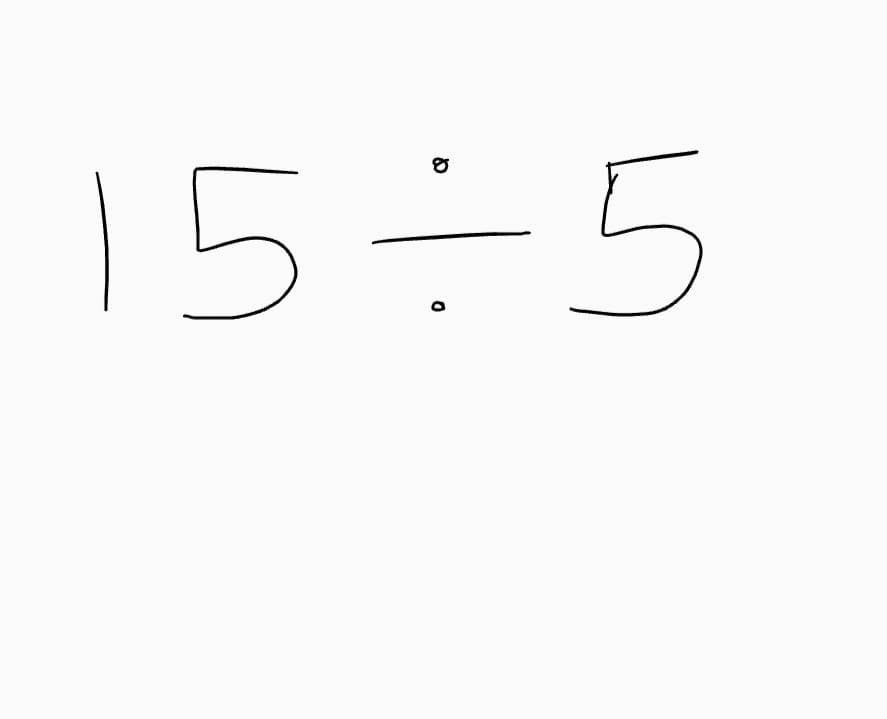
#> input picture Math/equation_images/ldivp.jpg, 887 x 719 px
$ python -i segment.py   (imports and definitions only)
#> lines starting #> are read from the running program, lines starting #| are printed output that depends on the picture; after the words box and inside, x2 and y2 are one past the last pixel; in counts of white or black regions, pixels touching at a corner belong together
import cv2

def getOverlap(a, b):
     return max(0, min(a[1], b[1]) - max(a[0], b[0]))

def detect_contours(img_path):
    # Given an image path, output bounding box coordinates of an image
#> called with img_path = 'equation_images/ldivp.jpg'
    input_image = cv2.imread(img_path, 0) # Load a greyscale image
#> input_image is the input picture: shape (719, 887); min 0, max 255, mean 248.4

    # Make a copy to draw bounding box
    input_image_cpy = input_image.copy()

    # Convert the grayscale image to binary (image binarization opencv python), then invert
    binarized = cv2.adaptiveThreshold(input_image_cpy,255,cv2.ADAPTIVE_THRESH_MEAN_C, cv2.THRESH_BINARY,11,2)
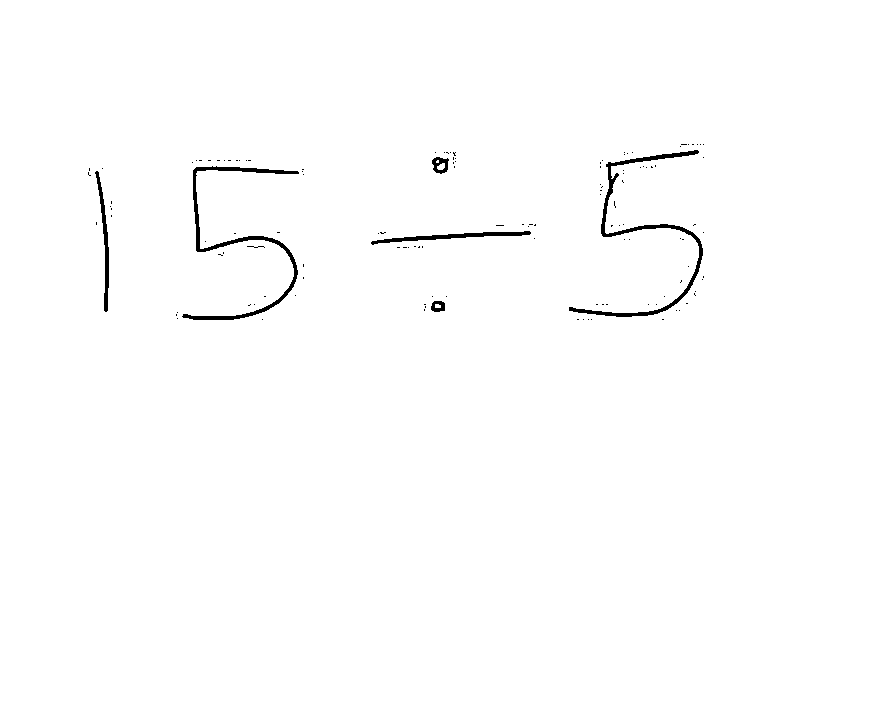
#> binarized: shape (719, 887); 99.2% white; 130 black regions (124 under 20 px), largest, box (x1, y1, x2, y2) and area: (569, 150, 703, 317) 1684, (182, 166, 299, 320) 1624, (371, 231, 531, 245) 633, (95, 171, 109, 312) 536, (432, 157, 449, 174) 168, (431, 301, 445, 312) 111
    inverted_binary_img = ~binarized
#> inverted_binary_img: shape (719, 887); 0.79% white; 130 white regions (124 under 20 px)

    # Detect contours
    # hierarchy variable contains information about the relationship between each contours
    contours_list, hierarchy = cv2.findContours(inverted_binary_img,
                                           cv2.RETR_TREE,
                                           cv2.CHAIN_APPROX_SIMPLE) # Find contours
#> contours_list = 133 contours, 125 with area under 20; largest, box (x1, y1, x2, y2) and area: (569, 150, 703, 317) 1252, (182, 166, 299, 320) 1204, (371, 231, 531, 245) 472, (95, 171, 109, 312) 394, (432, 157, 449, 174) 192, (431, 301, 445, 312) 113, (436, 162, 446, 171) 53, (434, 303, 442, 309) 30
    # Detect contours
    l = []
    for c in contours_list:
        x, y, w, h = cv2.boundingRect(c)
        l.append([x, y, w, h])
#> this loop made 133 passes
#> (x, y, w, h) on passes 2, 3, 4, 6, 7, 9, 10, 11, 14, 15, 20, 23: (591, 319, 1, 1), (588, 319, 1, 1), (583, 319, 1, 1), (262, 319, 1, 1), (177, 318, 1, 1), (177, 312, 1, 1), (679, 310, 1, 1), (676, 310, 1, 1), (656, 304, 1, 1), (648, 304, 1, 1), (254, 304, 1, 1), (431, 301, 14, 11)
#> (c, x, y, w, h) on passes 1, 5, 8, 12, 13, 16: ([[662, 319], [663, 319]], 662, 319, 2, 1), ([[577, 319], [578, 319]], 577, 319, 2, 1), ([[176, 314], [176, 315]], 176, 314, 1, 2), ([[424, 309], [424, 310]], 424, 309, 1, 2), ([[425, 306], [425, 307]], 425, 306, 1, 2), ([[606, 304], [607, 304]], 606, 304, 2, 1)
#> after the loop, l = 133 items, first 6: [662, 319, 2, 1], [591, 319, 1, 1], [588, 319, 1, 1], [583, 319, 1, 1], [577, 319, 2, 1], [262, 319, 1, 1]
    # Check whether any overlapping rectangles. We do this in a way such that we only compare each box once with all other boxes.
    lcopy = l.copy()
#> lcopy has the same summary as l
    keep = []
    while len(lcopy) != 0:
        curr_x, curr_y, curr_w, curr_h = lcopy.pop(0) # Look at next box
        if curr_w * curr_h < 30: # remove very small boxes
            continue
        throw = []
        for i, (x, y, w, h) in enumerate(lcopy):
            curr_interval = [curr_x, curr_x+curr_w]
            next_interval = [x, x+w]
            if getOverlap(curr_interval, next_interval) > 1 : # more than 3 pixels overlap, this is arbitrary
                # Merge the two intervals
                new_interval_x = [min(curr_x, x), max(curr_x+curr_w, x+w)]
                new_interval_y = [min(curr_y, y), max(curr_y+curr_h, y+h)]
                newx, neww = new_interval_x[0], new_interval_x[1] - new_interval_x[0]
                newy, newh = new_interval_y[0], new_interval_y[1] - new_interval_y[0]
                curr_x, curr_y, curr_w, curr_h = newx, newy, neww, newh
                throw.append(i) # Mark this box to throw away later, since it has now been merged with current box
        for ind in sorted(throw, reverse=True): # Sort in reverse order otherwise we will pop incorrectly
            lcopy.pop(ind)
        keep.append([curr_x, curr_y, curr_w, curr_h]) # Keep the current box we are comparing against
#> this loop made 114 passes
#> after the loop, keep = [[371, 152, 162, 160], [182, 160, 117, 160], [95, 171, 14, 141], [569, 144, 134, 173]]; lcopy = []
    return keep

>>> result = detect_contours('equation_images/ldivp.jpg')
#> result has the same summary as keep in detect_contours

$ run again, on Math/equation_images/lineareqy3.png
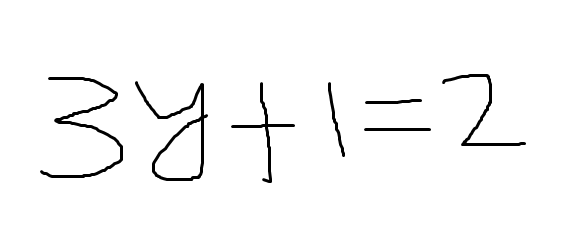
#> input picture Math/equation_images/lineareqy3.png, 563 x 237 px
#> in detect_contours, input_image is the input picture: shape (237, 563); min 0, max 255, mean 248.1
#> in detect_contours, `binarized = cv2.adaptiveThreshold(input_image_cpy,255,cv2.ADAPTIVE_THR..`:
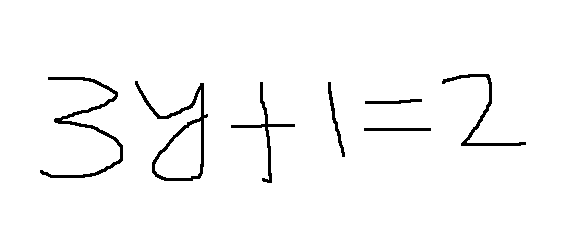
#> binarized: shape (237, 563); 97.1% white; 7 black regions, largest, box (x1, y1, x2, y2) and area: (135, 81, 208, 181) 1052, (40, 77, 123, 178) 1029, (442, 74, 526, 146) 605
#> inverted_binary_img: shape (237, 563); 2.9% white; 7 white regions
#> contours_list = 8 contours; box (x1, y1, x2, y2) and area: (135, 81, 208, 181) 2599, (154, 120, 202, 179) 1840, (40, 77, 123, 178) 737, (442, 74, 526, 146) 426, (231, 82, 295, 183) 358, (328, 82, 345, 157) 176, (364, 128, 431, 131) 132, (365, 99, 422, 104) 115
#> the loop in detect_contours, `for c in contours_list:` made 8 passes
#> (x, y, w, h) on passes 2 to 8: (365, 99, 57, 5), (328, 82, 17, 75), (231, 82, 64, 101), (135, 81, 73, 100), (154, 120, 48, 59), (40, 77, 83, 101), (442, 74, 84, 72)
#> after the loop in detect_contours, `for c in contours_list:`: l = [[364, 128, 67, 3], [365, 99, 57, 5], [328, 82, 17, 75], [231, 82, 64, 101], [135, 81, 73, 100], [154, 120, 48, 59], [40, 77, 83, 101], [442, 74, 84, 72]]
#> in detect_contours, `lcopy = l.copy()`: lcopy has the same summary as l
#> the loop in detect_contours, `while len(lcopy) != 0:` made 6 passes
#> after the loop in detect_contours, `while len(lcopy) != 0:`: keep = [[364, 99, 67, 32], [328, 82, 17, 75], [231, 82, 64, 101], [135, 81, 73, 100], [40, 77, 83, 101], [442, 74, 84, 72]]; lcopy = []
#> result has the same summary as keep in detect_contours

$ run again, on Math/equation_images/quadraticeq6.png
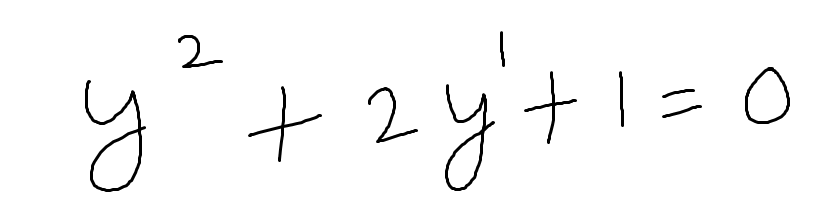
#> input picture Math/equation_images/quadraticeq6.png, 818 x 213 px
#> in detect_contours, input_image is the input picture: shape (213, 818); min 0, max 255, mean 248.8
#> in detect_contours, `binarized = cv2.adaptiveThreshold(input_image_cpy,255,cv2.ADAPTIVE_THR..`:
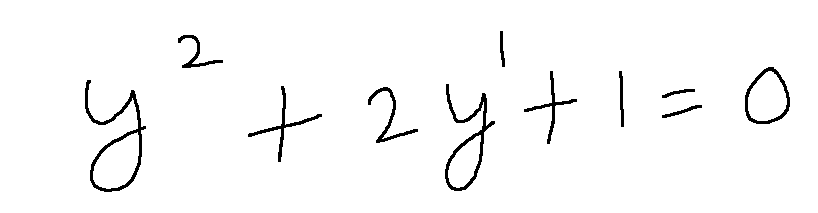
#> binarized: shape (213, 818); 97.4% white; 11 black regions, largest, box (x1, y1, x2, y2) and area: (85, 80, 146, 192) 1037, (445, 84, 495, 191) 906, (745, 67, 790, 124) 507
#> inverted_binary_img: shape (213, 818); 2.6% white; 11 white regions
#> contours_list = 14 contours; largest, box (x1, y1, x2, y2) and area: (85, 80, 146, 192) 2578, (745, 67, 790, 124) 1878, (92, 131, 140, 190) 1827, (445, 84, 495, 191) 1776, (747, 70, 788, 122) 1507
#> the loop in detect_contours, `for c in contours_list:` made 14 passes
#> (x, y, w, h) on passes 1 to 8: (662, 105, 40, 13), (662, 89, 33, 9), (368, 87, 50, 56), (248, 86, 74, 76), (445, 84, 50, 107), (447, 134, 35, 55), (85, 80, 61, 112), (92, 131, 48, 59)
#> after the loop in detect_contours, `for c in contours_list:`: l = [[662, 105, 40, 13], [662, 89, 33, 9], [368, 87, 50, 56], [248, 86, 74, 76], [445, 84, 50, 107], [447, 134, 35, 55], [85, 80, 61, 112], [92, 131, 48, 59], [619, 71, 5, 56], [524, 71, 53, 73], [745, 67, 45, 57], [747, 70, 41, 52], [178, 35, 45, 33], [500, 31, 5, 36]]
#> in detect_contours, `lcopy = l.copy()`: lcopy has the same summary as l
#> the loop in detect_contours, `while len(lcopy) != 0:` made 10 passes
#> after the loop in detect_contours, `while len(lcopy) != 0:`: keep = [[662, 89, 40, 29], [368, 87, 50, 56], [248, 86, 74, 76], [445, 84, 50, 107], [85, 80, 61, 112], [619, 71, 5, 56], [524, 71, 53, 73], [745, 67, 45, 57], [178, 35, 45, 33], [500, 31, 5, 36]]; lcopy = []
#> result has the same summary as keep in detect_contours

$ run again, on Math/equation_images/test7.png
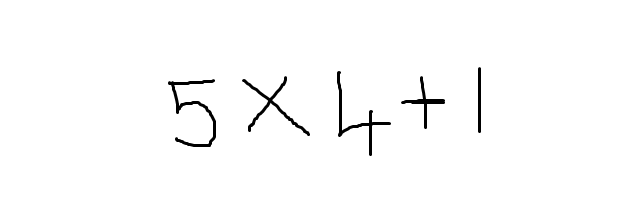
#> input picture Math/equation_images/test7.png, 618 x 223 px
#> in detect_contours, input_image is the input picture: shape (223, 618); min 0, max 255, mean 251.2
#> in detect_contours, `binarized = cv2.adaptiveThreshold(input_image_cpy,255,cv2.ADAPTIVE_THR..`:
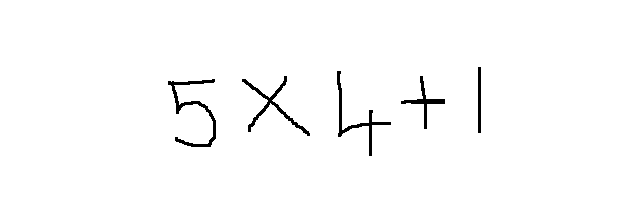
#> binarized: shape (223, 618); 98.4% white; 5 black regions, box (x1, y1, x2, y2) and area: (168, 79, 216, 147) 601, (242, 76, 310, 136) 520, (337, 71, 391, 156) 500, (401, 76, 445, 129) 346, (478, 67, 481, 133) 198
#> inverted_binary_img: shape (223, 618); 1.6% white; 5 white regions
#> contours_list = 5 contours; box (x1, y1, x2, y2) and area: (168, 79, 216, 147) 424, (242, 76, 310, 136) 386, (337, 71, 391, 156) 342, (401, 76, 445, 129) 253, (478, 67, 481, 133) 130
#> the loop in detect_contours, `for c in contours_list:` made 5 passes
#> (x, y, w, h) on passes 1 to 4: (168, 79, 48, 68), (401, 76, 44, 53), (242, 76, 68, 60), (337, 71, 54, 85)
#> after the loop in detect_contours, `for c in contours_list:`: l = [[168, 79, 48, 68], [401, 76, 44, 53], [242, 76, 68, 60], [337, 71, 54, 85], [478, 67, 3, 66]]
#> in detect_contours, `lcopy = l.copy()`: lcopy has the same summary as l
#> the loop in detect_contours, `while len(lcopy) != 0:` made 5 passes
#> after the loop in detect_contours, `while len(lcopy) != 0:`: keep has the same summary as l; lcopy = []
#> result has the same summary as l in detect_contours
